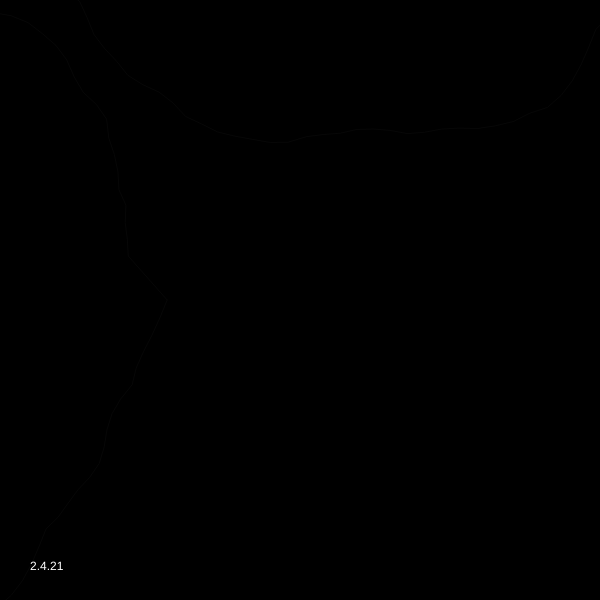
Frame 1 (no input)
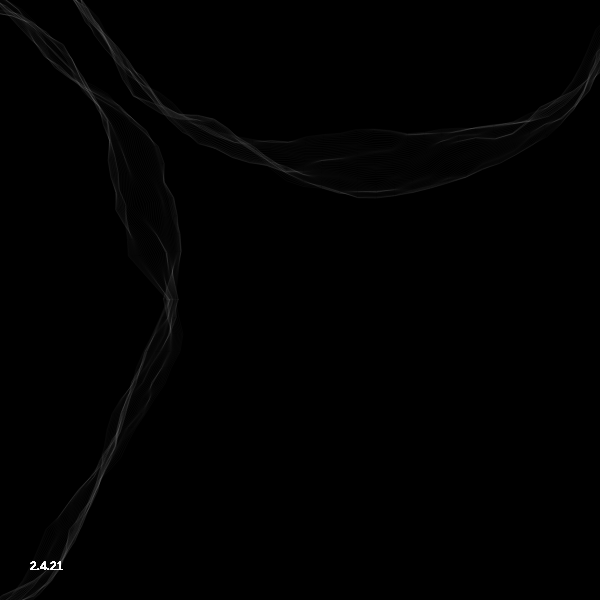
Frame 60 (no input)
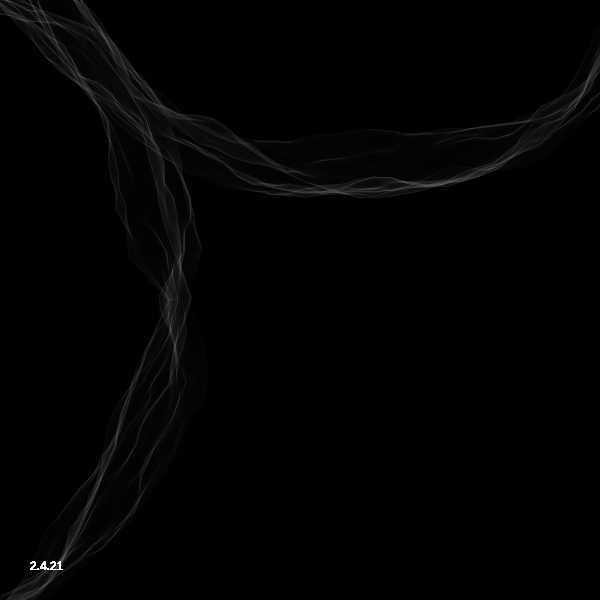
Frame 120 (the mouse pressed at the canvas centre since frame 60)

The p5.js sketch that drew these frames (run headless with seeded random() and noise() and a simulated clock; from frame 60 on, the mouse is pressed at the canvas centre):

// p5.js sketch
// ── sketch.js
var yoff = 0;
var xPos = -200;
var _hue = 100;
var yPos = 300;

/*
Inspo from larry larryson's color smoke sketch

Mods + code Nina Lutz 2021
*/

function setup () {
  w = 600;
    var canvas;
    if(windowWidth>=600 && windowHeight >=600){
      canvas = createCanvas(600, 600);
    }
    else{
      canvas = createCanvas(windowWidth, windowHeight - 100);
    }

    var x = (windowWidth - width) / 2;
    var y = (windowHeight - height) / 2;

    canvas.position(x, y);


    background(0);

  noFill();

  translate(windowWidth/2, windowHeight/2);
}

function draw() {
  stroke(255, 40)

  strokeWeight(0.2)
  if(xPos<800)
  {
    bomb(300,xPos + 50*sin(frameCount*0.004), 250 + 50*cos(frameCount*0.004));
    bomb(300, 300 + 50*cos(frameCount*0.0002), xPos + 50*sin(frameCount*0.004));
    xPos+=0.3;    
  }
      fill(255);
    text("2.4.21", 30, height-30)
    noFill();
}

function bomb(r,x,y)  {
  push();
  translate(x,y);
  beginShape();
  var xoff = 0;
  var xIN = 0;
  var yIN = 0;
  for(var a = 0; a<TWO_PI; a+=0.05) {
    var offset = map(noise(xoff,yoff),0,1,0,100);
    var _r = r + offset;
    var _x = _r * cos(a);
    var _y = _r * sin(a);
    
    if(a==0){
      xIN = _x;
      yIN = _y;
    }
    else if(a>TWO_PI-0.1)
    {
      _x = xIN;
      _y = yIN;
    }
    vertex(_x,_y);
    
    xoff += 0.1;
  }
  yoff += 0.01;
  endShape();
  pop();
}
